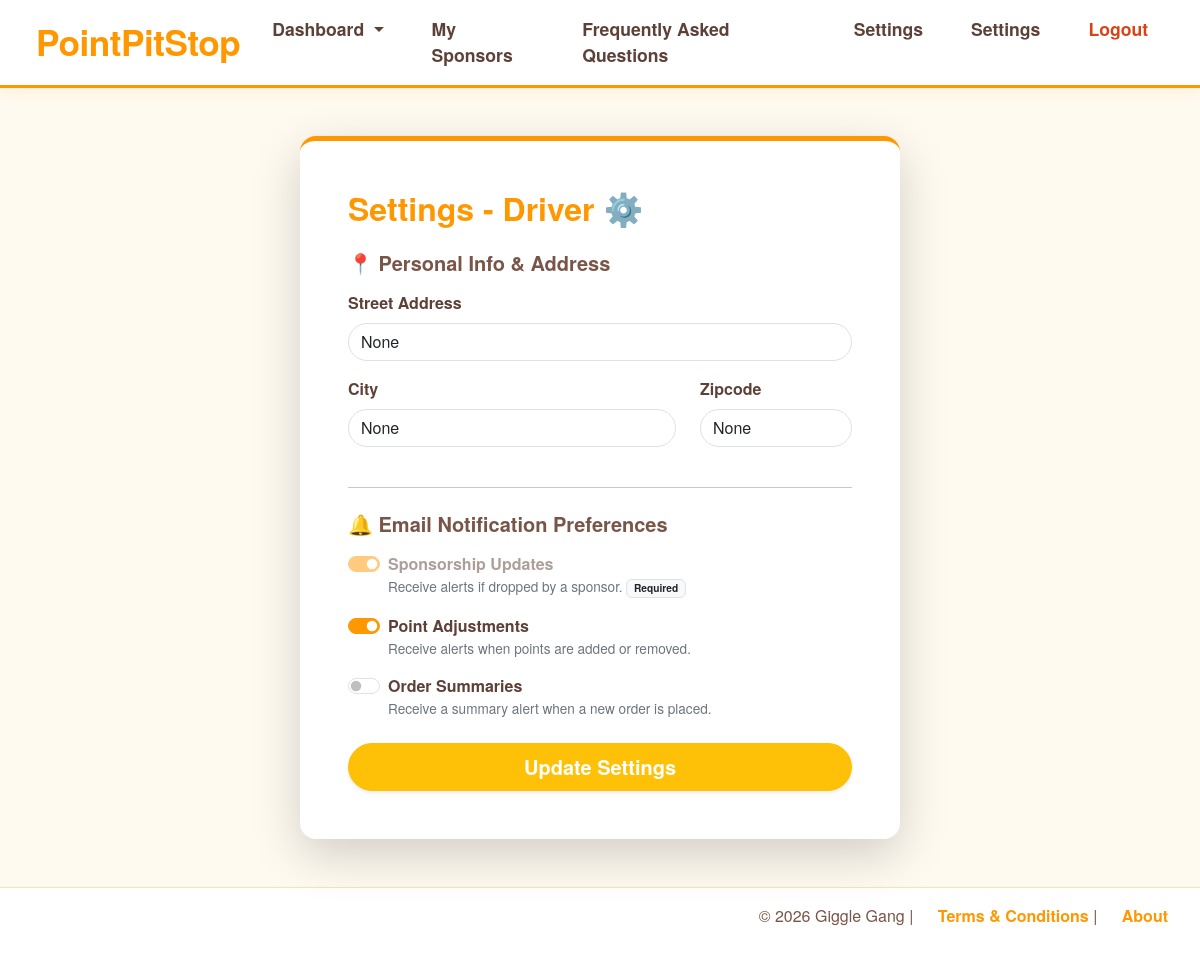
/driver/settings (signed in), run on the app's committed database.
### models.py (models this page shows, shortened)
class DriverProfile(db.Model):
    __tablename__ = "driver_profile"
    user = db.relationship("Users",back_populates="driver_profile")
    user_id = db.Column(db.Integer,db.ForeignKey('users.id'),primary_key=True,unique=True,nullable=False)
    firstname = db.Column(db.String(250), nullable=False)
    lastname = db.Column(db.String(250), nullable=False)
    streetname = db.Column(db.String(250))
    city = db.Column(db.String(250))
    zipcode = db.Column(db.String(10))
    is_active = db.Column(db.Boolean, default=False, nullable=False, index=True)
    company_links = db.relationship("DriverCompanyLink"
                                  ,back_populates="driver_profile")
    alerts = db.relationship("DriverAlerts",back_populates="driver",cascade="all,delete-orphan",uselist=False)

class DriverAlerts(db.Model):
    id = db.Column(db.Integer, primary_key=True)
    driver_id = db.Column(db.Integer, db.ForeignKey('driver_profile.user_id'), unique=True)
    points_alerts = db.Column(db.Boolean, default=True)
    order_alerts = db.Column(db.Boolean, default=True)
    driver = db.relationship('DriverProfile', back_populates="alerts")

### routes/driver.py (the view)
@driver_bp.route("/settings", methods=["GET","POST"])
def driver_settings():
    driver = g.profile
    try:
        if request.method == "POST":
            if driver.alerts is None:
                driver.alerts = DriverAlerts(driver_id=driver.user_id)
                db.session.add(driver.alerts)
                db.session.commit()
                db.session.refresh(driver)
            streetname = request.form.get("streetname")
            city = request.form.get("city")
            zipcode = request.form.get("zipcode")
            if not streetname or not city or not zipcode:
                flash("All address fields are required.", "warning")
                return redirect(url_for("driver.driver_settings"))
            driver.alerts.points_alerts = True if request.form.get("alert_points") else False
            driver.alerts.order_alerts = True if request.form.get("alert_orders") else False
            driver.streetname = streetname
            driver.city = city
            driver.zipcode = zipcode
            db.session.commit()
            flash("Settings updated successfully!", "success")
            return redirect(url_for("driver.driver_settings"))
    except Exception as e:
        db.session.rollback()
        print(f"Error updating settings: {e}")
        flash("An error occurred while saving.", "danger")
    return render_template("driver/driver_settings.html", driver=driver, username=current_user.username)

### app.py (called while the page is built)
@login_manager.user_loader
def load_user(user_id):
    return db.session.get(Users, int(user_id))

### routes/driver.py (called while the page is built)
@driver_bp.before_request
def restrict_to_driver():
    if not current_user.is_authenticated:
        flash("Please log in to access this page.", "warning")
        return redirect(url_for('auth.handle_login'))
    if current_user.role != "driver" and current_user.role != "admin":
        flash("Access denied: Drivers only.", "danger")
        return redirect(url_for('auth.handle_login'))
    if current_user.role == "admin":
        return None
    if not g.profile:
        flash("Driver profile not found. Please contact an admin.", "danger")
        return redirect(url_for('auth.logout'))

### templates/driver/driver_settings.html (shortened to what this page needs)
{% extends "base.html" %}
{% block body %}
<div class="container py-5">
    <div class="card p-5 shadow-lg rounded-4 border-0" style="max-width: 600px; margin: 0 auto; border-top: 5px solid #ff9800 !important;">
        <h1 class="h2 mb-4" style="color: #ff9800; font-weight: 700;">Settings - Driver ⚙️</h1>
        <form id="driver-settings-form" method="POST" action="{{ url_for('driver.driver_settings') }}">
            <h2 class="h5 mb-3" style="color: #795548; font-weight: 600;">📍 Personal Info & Address</h2>
            <div class="mb-3">
                <label for="streetname" class="form-label" style="color: #5d4037; font-weight: 600;">Street Address</label>
                <input id="streetname" type="text" name="streetname" class="form-control rounded-pill"
                       placeholder="123 Racing Lane" value="{{ driver.streetname }}">
            </div>
            <div class="row">
                <div class="col-md-8 mb-3">
                    <label for="city" class="form-label" style="color: #5d4037; font-weight: 600;">City</label>
                    <input id="city" type="text" name="city" class="form-control rounded-pill"
                           placeholder="Speedway" value="{{ driver.city }}">
                </div>
                <div class="col-md-4 mb-3">
                    <label for="zipcode" class="form-label" style="color: #5d4037; font-weight: 600;">Zipcode</label>
                    <input id="zipcode" type="text" name="zipcode" class="form-control rounded-pill"
                           placeholder="12345" value="{{ driver.zipcode }}">
                </div>
            </div>
            <hr class="my-4">
            <h2 class="h5 mb-3" style="color: #795548; font-weight: 600;">🔔 Email Notification Preferences</h2>
            <div class="form-check form-switch mb-3">
                <input class="form-check-input" type="checkbox" id="alert_drop" checked disabled aria-describedby="drop-desc">
                <label class="form-check-label fw-bold" for="alert_drop" style="color: #5d4037;">Sponsorship Updates</label>
                <div id="drop-desc" class="text-muted-accessible">Receive alerts if dropped by a sponsor. <span class="badge bg-light text-dark border">Required</span></div>
            </div>
            <div class="form-check form-switch mb-3">
                <input class="form-check-input" type="checkbox" name="alert_points" id="alert_points"
                       {% if driver.alerts.points_alerts %}checked{% endif %}>
                <label class="form-check-label fw-bold" for="alert_points" style="color: #5d4037;">Point Adjustments</label>
                <div class="text-muted-accessible">Receive alerts when points are added or removed.</div>
            </div>
            <div class="form-check form-switch mb-3">
                <input class="form-check-input" type="checkbox" name="alert_orders" id="alert_orders"
                       {% if driver.alerts.order_alerts %}checked{% endif %}>
                <label class="form-check-label fw-bold" for="alert_orders" style="color: #5d4037;">Order Summaries</label>
                <div class="text-muted-accessible">Receive a summary alert when a new order is placed.</div>
            </div>
            <div class="mt-4 d-grid">
                <button type="submit" class="btn btn-warning btn-lg rounded-pill text-white fw-bold shadow-sm">Update Settings</button>
            </div>
        </form>
    </div>
</div>
{% endblock %}

### static/css/style.css (style rules this page uses)
body { display: flex; flex-direction: column; font-family: 'Quicksand', 'Helvetica Neue', Helvetica, Arial, sans-serif; margin: 0; min-height: 100vh; background-color: #fffaf0; color: #5d4037; }

### templates/driver/driver_settings.html (style rules this page uses)
.form-check-input:checked { background-color: #ff9800; border-color: #ff9800; }
.text-muted-accessible { color: #6c757d; font-size: 0.85rem; }

### data on the page
DriverProfile: streetname "None", city "None", zipcode "None"
DriverAlerts: points_alerts "☑"
